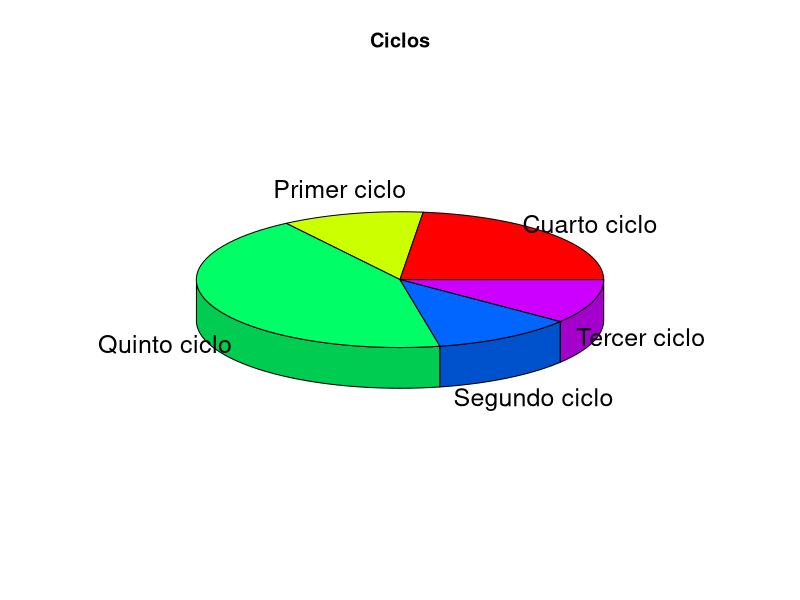

Reproduce this figure in R.
library(readxl)
library(ggplot2)
library(plotrix)


get_datos <- function(){
    return(read_excel('datos-limpios.xlsx'))
}

get_frecuencias <- function(datos, col_name){
    etiquetas <- unique(datos[[col_name]])
    frecuencias <- c()

    etiquetas <- sort(unlist(etiquetas))

    for (i in etiquetas){
        num_datos <- sum(datos[[col_name]] == i)
        frecuencias <- append(frecuencias, num_datos)
    }

    return(list(etiquetas = etiquetas, frecuencias = frecuencias))
}


gen_grafico_barras <- function(datos, col_name, titulo, xlab, ylab, color){
    frecuencias <- get_frecuencias(datos, col_name)

    datos_bar <- data.frame(etiquetas = frecuencias$etiquetas, frecuencias = frecuencias$frecuencias)

    ggplot(datos_bar, aes(x = etiquetas, y = frecuencias)) +
    geom_bar(stat = 'identity', fill = color) +
    xlab(xlab) +
    ylab(ylab) +
    ggtitle(titulo) +
    theme(axis.text.x = element_text(angle = 45, hjust = 1))
}


gen_grafico_pastel <- function(datos, col_name, titulo){
    frecuencias <- get_frecuencias(datos, col_name)
    pie3D(frecuencias$frecuencias,labels = frecuencias$etiquetas, main = titulo)
}


main <- function(){
    datos <- get_datos()
    #gen_grafico_barras(datos = datos, col_name = '', titulo = '', xlab = '', ylab = '', color = '')
    gen_grafico_pastel(datos = datos, col_name = 'Ciclo', 'Ciclos')
}


main()